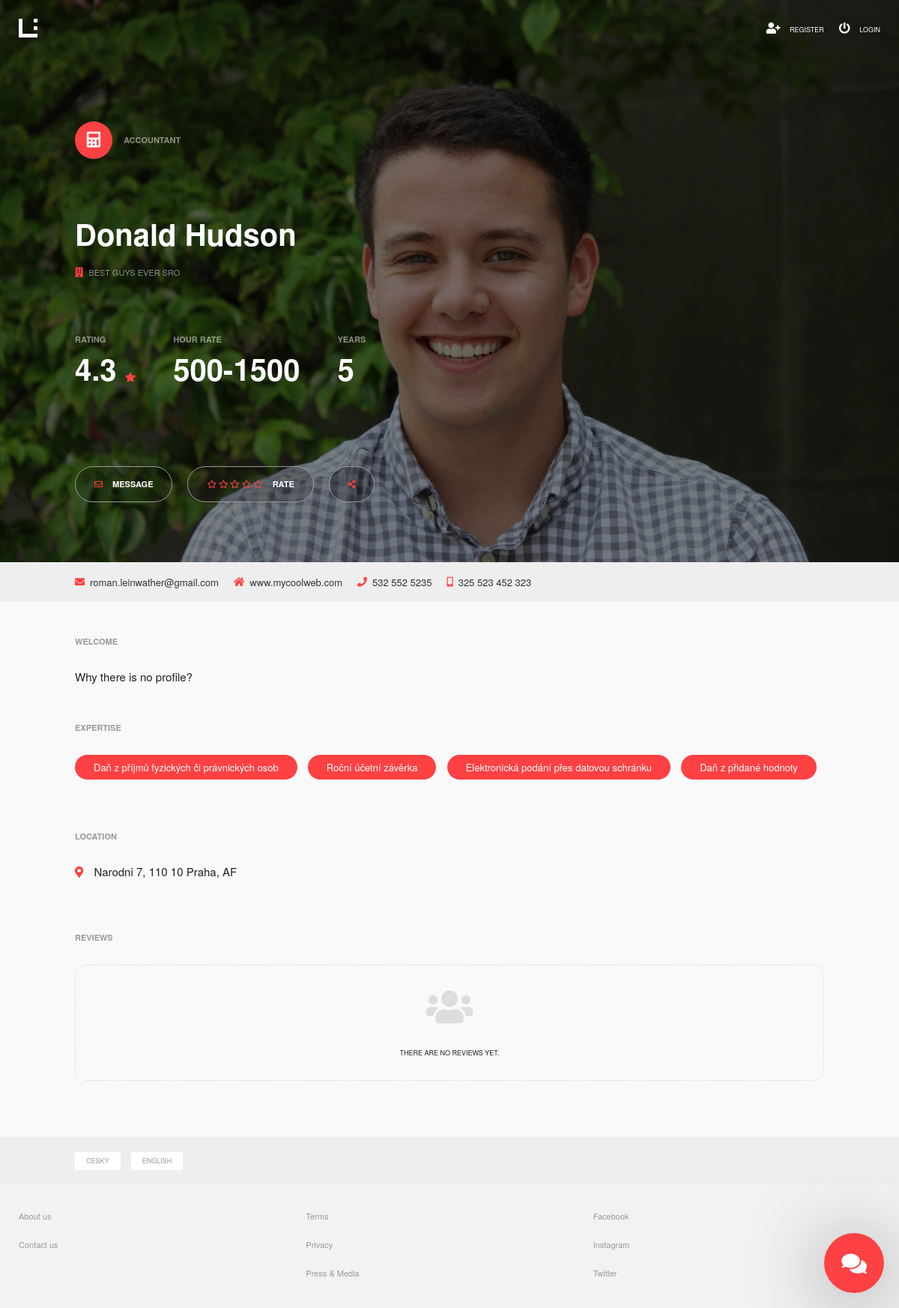
Page /webapp/expert/?id=1 on the committed database.
### webapp/models.py (models this page shows, shortened)
class User(AbstractBaseUser):
  email            = models.EmailField(max_length=255, unique=True)
  active           = models.BooleanField(default=True)
  staff            = models.BooleanField(default=False)
  admin            = models.BooleanField(default=False)
  timestamp        = models.DateTimeField(auto_now_add=True)
  first_name       = models.CharField(max_length=255, blank=True, null=True)
  last_name        = models.CharField(max_length=255 , blank=True, null=True)
  username         = models.CharField(max_length=255 , blank=True, null=True)
  phone            = models.CharField(max_length=255, blank=True, null=True)
  mobile           = models.CharField(max_length=255, blank=True, null=True)
  web              = models.CharField(max_length=255, blank=True, null=True)
  street           = models.CharField(max_length=255, blank=True, null=True)
  street_number    = models.CharField(max_length=255, blank=True, null=True)
  city             = models.CharField(max_length=255, blank=True, null=True)
  country          = CountryField(default ='CZ')
  zipcode          = models.CharField(max_length=255, blank=True, null=True)
  district         = models.CharField(max_length=255, blank=True, null=True)
  district_id      = models.IntegerField(blank=True, null=True)
  latitude         = models.CharField(max_length=255, blank=True, null=True)
  longtitude       = models.CharField(max_length=255, blank=True, null=True)
  company          = models.CharField(max_length=255, blank=True, null=True)
  category_id      = models.IntegerField(blank=True, null=True)
  experience       = models.IntegerField(blank=True, null=True)
  hour_rate_from   = models.IntegerField(blank=True, null=True)
  hour_rate_to     = models.IntegerField(blank=True, null=True)
  bio              = models.TextField(max_length=5000, blank=True, null=True)
  expertise        = models.CharField(max_length=255 , blank=True, null=True)
  rating           = models.FloatField(max_length=255 , blank=True, null=True, default='5.0')
  profile_img      = models.ImageField(blank=True, default="default.jpg")
  USERNAME_FIELD = 'email'
  objects = UserManager()

class Expertise(models.Model):
  title       = models.TextField()
  category_id = models.IntegerField(blank=True, null=True)

### webapp/views.py (the view)
def expert(request):
  expert_id              = request.GET.get('id')
  message_sent           = request.GET.get('message_sent')
  rating_sent            = request.GET.get('rating_sent')
  expert                 = User.objects.get(id=expert_id)
  expert_expertise       = expert.expertise
  expertieses            = ""
  if expert_expertise:
    expert_expertise     = expert_expertise.split(",")
    expertieses          = Expertise.objects.filter(id__in=map(str,expert_expertise))
  category_id            = expert.category_id
  district_id            = expert.district_id
  district               = expert.district
  experience_minimal     = request.GET.get('experience_minimal')
  hour_rate_maximal      = request.GET.get('hour_rate_maximal')
  rating_minimal         = request.GET.get('rating_minimal')
  expertise_ids          = request.GET.get('expertise')
  if experience_minimal == None or experience_minimal == "":
    experience_minimal = 1
  if hour_rate_maximal == None or hour_rate_maximal == "":
    hour_rate_maximal = 5000
  if rating_minimal == None or rating_minimal == "":
    rating_minimal = 1
  experts = User.objects.filter(category_id=category_id).filter(experience__gte=experience_minimal, hour_rate_to__lte=hour_rate_maximal, rating__gte=rating_minimal, district_id=district_id).exclude(id=expert_id)
  if expertise_ids:
    experts = experts.filter(expertise__icontains=expertise_ids)
  ratings = Rating.objects.filter(to_user=expert_id)
  context = {
    'expert'              : expert,
    'experts'             : experts,
    'category_id'         : category_id,
    'district_id'         : district_id,
    'district'            : district,
    'expertieses'         : expertieses,
    'expertise_ids'       : expertise_ids,
    'experience_minimal'  : experience_minimal,
    'hour_rate_maximal'   : hour_rate_maximal,
    'rating_minimal'      : rating_minimal,
    'ratings'             : ratings,
    'message_sent'        : message_sent,
    'rating_sent'         : rating_sent
  }
  return render(request, 'webapp/expert.html', context)

### webapp/templates/webapp/expert.html (shortened to what this page needs)
{% extends "webapp/base.html" %}
{% block content %}
{% load i18n %}
{% load staticfiles %}
<div class="expert category-{{ expert.category_id }}">
  <div class="bg-top" style="background: url('/webapp/media/{{ expert.profile_img }}') center center no-repeat; background-size: cover;" >
    <div class="top-cover">
      {% include 'webapp/partials/nav.html' %}
      <div  class="top-expert-content">
        <div class="expert-category-icon clearfix">
          {% if expert.category_id == 1 %}
            <i class="fas fa-balance-scale"></i>
            <span>{% trans 'Lawyer'  %}</span>
          {% elif expert.category_id == 2 %}
            <i class="fas fa-calculator"></i>
            <span>{% trans 'Accountant'  %}</span>
          {% else %}
            <i class="fas fa-bullhorn"></i>
            <span>{% trans 'Translator'  %}</span>
          {% endif %}
        </div>
        <div class="expert-title clearfix">
          <h1>{{ expert.first_name }} {{ expert.last_name }}</h1>
          <div class="clearfix">
            <div class="expert-title-section">
              <i class="fas fa-building"></i>
              <span>{{ expert.company }}</span>
            </div>
          </div>
        </div>
        <div class="expert-values clearfix">
          <div class="expert-value-section">
            <div class="expert-value-header">{% trans 'Rating' %}</div>
            <div class="expert-value-iteger">
              {% if expert.rating %}
                <span>{{ expert.rating|floatformat:1 }}</span>
              {% endif %}
              <i class="fas fa-star"></i>
            </div>
          </div>
          <div class="expert-value-section">
            <div class="expert-value-header">
            {% if expert.category_id == 3 %}
              {% trans 'Normo-page' %}
            {% else %}
              {% trans 'Hour Rate' %}
            {% endif %}
            </div>
            <div class="expert-value-iteger">{{ expert.hour_rate_from }}-{{ expert.hour_rate_to }}</div>
          </div>
          <div class="expert-value-section">
            <div class="expert-value-header">{% trans 'Years' %}</div>
            <div class="expert-value-iteger">{{ expert.experience }}</div>
          </div>
          {% if expert.id == request.user.id %}
            <div class="expert-value-section last">
              <a href="/webapp/update_profile/?id={{ expert.id }}" class="message-button">
                <i class="fas fa-edit"></i>
                <span>{% trans 'Update Your Profile' %}</span>
              </a>
              <a hre="#!" class="message-button  modal-trigger" data-target="modal1">
                <i class="fas fa-user-times"></i>
                <span>{% trans 'Remove Profile' %}</span>
            </a>
            </div>
            <div id="modal1" class="modal">
              <div class="modal-content">
                <h4>{% trans 'You are about to remove your profile forever' %}</h4>
                <p>{% trans 'Are you sure?' %}</p>
              </div>
              <a href="#!" class="modal-close marketing-button secondary half-width">{% trans 'No, not now.' %}
              <a href="/remove_profile/" class="marketing-button half-width">{% trans 'Yes' %}</a>
            </div>
          {% else %}
            <div class="expert-value-section last">
                <a href="" class="message-button" id="send-message">
                  <i class="far fa-envelope"></i>
                  <span>{% trans 'Message' %}</span>
                </a>
              <a href="" class="message-button" id="send-rating">
                <i class="far fa-star"></i>
                <i class="far fa-star"></i>
                <i class="far fa-star"></i>
                <i class="far fa-star"></i>
                <i class="far fa-star"></i>
                <span>{% trans 'Rate' %}</span>
              </a>
              <a href="" class="message-button" id="share">
                <i class="fas fa-share-alt"></i>
              </a>
            </div>
          {% endif %}
        </div>
        <div class="clearfix" id="expert-contacts">
          <div class="expert-title-section">
            <i class="fas fa-envelope"></i>
            <span><a href="mailto:{{ expert.email }}">{{ expert.email }}</a></span>
          </div>
          <div class="expert-title-section">
            <i class="fas fa-home"></i>
            <span><a target="_blank" href="http://{{ expert.web }}">{{ expert.web }}</a></span>
          </div>
          <div class="expert-title-section">
            <i class="fas fa-phone"></i>
            <span>{{ expert.phone }}</span>
          </div>
          <div class="expert-title-section">
            <i class="fas fa-mobile-alt"></i>
            <span>{{ expert.mobile }}</span>
          </div>
        </div>
      </div>
    </div>
  </div>
  <div class="page">
    <div class="row">
      <div class="expert-main  main-content col s12 l8">
        <div class="expert-section" id="welcome">
          <h2>{% trans 'Welcome' %}</h2>
          <div class="expert-section-text">
            {% if  expert.id == request.user.id and expert.bio == "" %}
              <p class="no-data do-something"><i class="fas fa-pencil-alt"></i>{% trans 'You have not defined any welcome text.' %} <a href="/webapp/update_profile/?id={{ expert.id }}">{% trans 'You can add it in here.' %}</a></p>
            {% else %}
              {{ expert.bio|linebreaks }}
            {% endif %}
          </div>
        </div>
        <div class="expert-section" id="expertise">
          <h2>{% trans 'Expertise' %}</h2>
          <div class="expert-section-text">
            {% if  expert.id == request.user.id and expertieses == "" %}
              <p class="no-data do-something"><i class="fas fa-pencil-alt"></i>{% trans 'You have not defined any expertises.' %} <a href="/webapp/update_profile/?id={{ expert.id }}">{% trans 'You can add them in here.' %}</a></p>
            {% else %}
              {% if expertieses == "" %}
                <p class="no-data"><i class="fas fa-tags"></i>{% trans 'Unknown expertieses.' %}</p>
              {% else %}
                {% for expertise_value in expertieses %}
                  <div class="expert-tag">
                    {{ expertise_value.title }}
                  </div>
                {% endfor %}
              {% endif %}
            {% endif %}
          </div>
        </div>
        <div class="expert-section" id="location">
          <h2>{% trans 'Location' %}</h2>
          <div class="expert-section-text clearfix">
            {% if  expert.id == request.user.id and expert.street == None %}
              <p class="no-data do-something"><i class="fas fa-pencil-alt"></i>{% trans 'You have not defined your full location.' %}<a href="/webapp/update_profile/?id={{ expert.id }}">{% trans 'You can add it in here.' %}</a></p>
            {% else %}
              {% if  expert.street == None %}
                <p class="no-data"><i class="fas fa-map"></i>{% trans 'Unknown location.' %}</p>
              {% else %}
                <div class="address">
                  <i class="fas fa-map-marker-alt"></i>
                  <span>{{ expert.street }} {{ expert.street_number }}, {{ expert.zipcode }} {{ expert.city }}, {{ expert.country }}</span>
                </div>
              {% endif %}
            {% endif %}
          </div>
        </div>
        <div class="expert-section" id="reviews">
          <h2>{% trans 'Reviews' %}</h2>
          {% if ratings.count < 1 %}
            <p class="no-data"><i class="fas fa-users"></i>{% trans 'There are no reviews yet.' %}</p>
          {% endif %}
        </div>
      </div>
    </div>
  </div>
</div>
{% endblock %}

### webapp/static/css/general.css (style rules this page uses)
html { background: #f9f9f9; color: #222; font-size: 15px; font-family: "Helvetica Neue",Helvetica,Arial,sans-serif; }
body { margin: 0 auto; max-width: 1600px; }
.row { margin-bottom: 0px; }
.page { padding-right: 3%; padding-left: 3%; margin: 0 auto; }
.bg-top { background: url("/static/images/img_top.jpg") center center no-repeat; background-size: cover; height: 600px; text-align: center; }
.bg-top h1 { font-size: 75px; font-weight: bold; color: #fff; }
.no-data { text-align: center; padding: 30px; border-radius: 15px; font-size: 9px; text-transform: uppercase; border: 1px dashed #ddd; }
.no-data .fas { font-size: 50px; margin: 0 0 30px 0; display: block; color: #ddd; }
.top-cover { width: 100%; height: 600px; }
.sidebar-nav, .main-content { padding: 120px 0 !important; }
.clearfix:after { visibility: hidden; display: block; font-size: 0; content: " "; clear: both; height: 0; }
.clearfix { display: inline-block; }
.clearfix { display: block; }

### webapp/static/css/buttons.css (style rules this page uses)
.message-button { border-radius: 100px; font-size: 11px; padding: 15px 25px; border: 1px solid #999; color: #fff; float: right; margin: 20px 0 0 20px; text-transform: uppercase; float: left; background: rgb(0,0,0, 0.2); cursor: pointer; }
.map-button span, .message-button span, .back-button span { padding-left: 10px; }

### webapp/static/css/user-box.css (style rules this page uses)
.category-2 .fa-map-marker-alt { color: #ff4143; }
.category-2 .fa-star { color: #ff4143; }

### webapp/static/css/templates/expert.css (style rules this page uses)
.expert .top-cover { background-color:rgba(0,0,0, 0.5); }
.expert .page { max-width: 1200px; }
.expert .top-expert-content { padding: 20px 100px; text-align: left; }
.expert .expert-category-icon .fas { display: block; width: 50px; height: 50px; line-height: 50px; border-radius: 100px; font-size: 21px; color: #fff; text-align: center; float: left; }
.expert .expert-category-icon span { display: block; color: #fff; font-weight: bold; text-transform: uppercase; font-size: 11px; opacity: .5; float: left; line-height: 50px; width: 300px; margin-left: 15px; }
#expert-contacts { background: #fff; padding: 20px 100px; position: absolute; margin-top: 80px; left: 0; width: 100%; }
#expert-contacts a, #expert-contacts span { color: #333; opacity: 1; font-size: 13px; text-transform: none; }
.expert-title { margin: 75px 0; }
.expert-title h1 { text-align: left; font-size: 50px; line-height: 50px; margin-bottom: 20px; }
.expert-title-section { float: left; margin-right: 30px; color: #fff; font-size: 13px; line-height: 13px; }
.expert-title-section .fas { float: left; }
.expert-title-section span { float: left; display: block; margin-left: 7px; text-transform: uppercase; font-size: 11px; line-height: 13px; opacity: .5; }
.expert-value-section { float: left; margin-right: 50px; font-weight: bold; color: #fff; }
.expert-value-section.last { float: right; }
.expert-value-header { text-transform: uppercase; font-size: 11px; opacity: .5; }
.expert-value-iteger { font-size: 50px; line-height: 60px; }
.expert-value-iteger .fas { font-size: 13px; }
.expert-section { margin-bottom: 50px; }
.expert-section h2 { text-transform: uppercase; font-size: 11px; font-weight: bold; color: #999; margin: 0 0 30px 0; }
.expert-tag { color: #fff; border-radius: 100px; padding: 7px 25px; margin: 0 10px 20px 0; display: inline-block; font-size: 13px; }
.expert .address { float: left; width: 70%; }
.expert .address .fas { margin-right: 10px ; }
#expert-contacts { background: #eee; }
.category-2 .expert-category-icon .fas, .category-2 .expert-tag { background: #ff4143; }
.category-2 .expert-title-section .fas, .category-2 .message-button .fas, .category-2 .message-button .far { color: #ff4143; }

### rows in the picture
User: profile_img (picture), first_name "Donald", last_name "Hudson", company "BEST GUYS EVER SRO", rating "4.3", hour_rate_from "500", hour_rate_to "1500", experience "5", email "roman.leinwather@gmail.com", web "www.mycoolweb.com", phone "532 552 5235", mobile "325 523 452 323", bio "Why there is no profile?", street "Narodni", street_number "7", zipcode "110 10", city "Praha", country "AF"
Expertise: title "Daň z příjmů fyzických či právnických osob"
Expertise: title "Roční účetní závěrka"
Expertise: title "Elektronická podání přes datovou schránku"
Expertise: title "Daň z přidané hodnoty"
